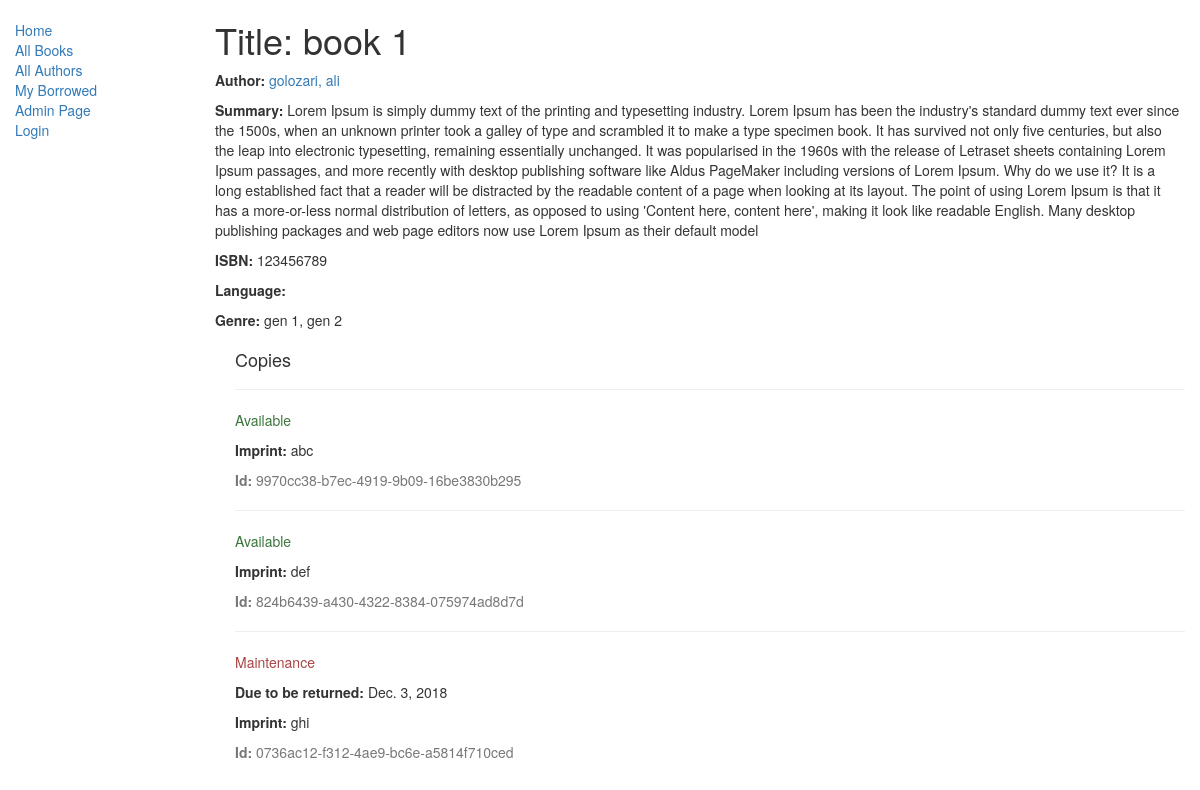
/catalog/book/1, run on the app's committed database.
### catalog/models.py (models this page shows, shortened)
class Book(models.Model):
    title = models.CharField(max_length=200)
    author = models.ForeignKey('Author', on_delete=models.SET_NULL, null=True)
    summary = models.TextField(max_length=1000, help_text="Enter a brief description of the book")
    isbn = models.CharField('ISBN',max_length=13, help_text='13 Character <a href="https://www.isbn-international.org/content/what-isbn">ISBN number</a>')
    genre = models.ManyToManyField(Genre, help_text="Select a genre for this book")
    def display_genre(self):
        """
        Creates a string for the Genre. This is required to display genre in Admin.
        """
        return ', '.join([ genre.name for genre in self.genre.all()[:3] ])
    display_genre.short_description = 'Genre'

class Author(models.Model):
    first_name = models.CharField(max_length=100)
    last_name = models.CharField(max_length=100)
    date_of_birth = models.DateField(null=True, blank=True)
    date_of_death = models.DateField('Died', null=True, blank=True)
    def __str__(self):
        return '%s, %s' % (self.last_name, self.first_name)

class Genre(models.Model):
    name = models.CharField(max_length=200, help_text="Enter a book genre (e.g. Science Fiction, French Poetry etc.)")
    def __str__(self):
        return self.name

class BookInstance(models.Model):
    id = models.UUIDField(primary_key=True, default=uuid.uuid4, help_text="Unique ID for this particular book across whole library")
    book = models.ForeignKey('Book', on_delete=models.SET_NULL, null=True)
    imprint = models.CharField(max_length=200)
    due_back = models.DateField(null=True, blank=True)
    LOAN_STATUS = (
        ('m', 'Maintenance'),
        ('o', 'On loan'),
        ('a', 'Available'),
        ('r', 'Reserved'),
    )
    status = models.CharField(max_length=1, choices=LOAN_STATUS, blank=True, default='m', help_text='Book availability')
    borrower = models.ForeignKey(User, on_delete=models.SET_NULL, null=True, blank=True)
    class Meta:
        ordering = ["due_back"]

### catalog/views.py (the view)
# urls.py: path('book/<int:pk>', views.BookDetailView.as_view(), name='book-detail'),
class BookDetailView(generic.DetailView):
    model = models.Book
    template_name = 'catalog/book_detail.html'

### catalog/templates/catalog/book_detail.html
{% extends "catalog/base_generic.html" %}
{% block content %}
  <h1>Title: {{ book.title }}</h1>
  <p><strong>Author:</strong> <a href="">{{ book.author }}</a></p>
  <p><strong>Summary:</strong> {{ book.summary }}</p>
  <p><strong>ISBN:</strong> {{ book.isbn }}</p>
  <p><strong>Language:</strong> {{ book.language }}</p>
  <p><strong>Genre:</strong> {% for genre in book.genre.all %} {{ genre }}{% if not forloop.last %}, {% endif %}{% endfor %}</p>
  <div style="margin-left:20px;margin-top:20px">
    <h4>Copies</h4>
    {% for copy in book.bookinstance_set.all %}
    <hr>
    <p class="{% if copy.status == 'a' %}text-success{% elif copy.status == 'm' %}text-danger{% else %}text-warning{% endif %}">{{ copy.get_status_display }}</p>
    {% if copy.status != 'a' %}<p><strong>Due to be returned:</strong> {{copy.due_back}}</p>{% endif %}
    <p><strong>Imprint:</strong> {{copy.imprint}}</p>
    <p class="text-muted"><strong>Id:</strong> {{copy.id}}</p>
    {% endfor %}
  </div>
{% endblock %}

### catalog/templates/catalog/base_generic.html (shortened to what this page needs)
<!DOCTYPE html>
<html lang="en">
<head>
  <link rel="stylesheet" href="https://maxcdn.bootstrapcdn.com/bootstrap/3.3.7/css/bootstrap.min.css">
  {% load static %}
  <link rel="stylesheet" href="{% static 'catalog/styles.css' %}">
</head>
<body>
  <div class="container-fluid">
    <div class="row">
      <div class="col-sm-2">
      {% block sidebar %}
      <ul class="sidebar-nav">
          <li><a href="{% url 'catalog:index' %}">Home</a></li>
          <li><a href="{% url 'catalog:books' %}">All Books</a></li>
          <li><a href="{% url 'catalog:authors' %}">All Authors</a></li>
          <li><a href="{% url 'catalog:my-borrowed' %}">My Borrowed</a></li>
          <li><a href="/admin/">Admin Page</a></li>
          {% if user.is_authenticated %}
            <li>User: {{ user.get_username }}</li>
            <li><a href="{% url 'logout'%}?next={{request.path}}">Logout</a></li>
          {% else %}
            <li><a href="{% url 'login'%}?next={{request.path}}">Login</a></li>
          {% endif %}
      </ul>
     {% endblock %}
      </div>
      <div class="col-sm-10 ">
      {% block content %}{% endblock %}
      </div>
    </div>
  </div>
</body>
</html>

### catalog/static/catalog/styles.css (style rules this page uses)
.sidebar-nav { margin-top: 20px; padding: 0; list-style: none; }

### data on the page
Book: title "book 1", author "golozari, ali", summary "Lorem Ipsum is simply dummy text of the printing and typesetting industry. Lorem Ipsum has been the industry's standard dummy text ever since the 1500s, when an unknown printer took a galley of type and scrambled it to make a type specimen book. It has survived not only five centuries, but also the leap into electronic typesetting, remaining essentially unchanged. It was popularised in the 1960s with the release of Letraset sheets containing Lorem Ipsum passages, and more recently with desktop publishing software like Aldus PageMaker including versions of Lorem Ipsum. Why do we use it? It is a long established fact that a reader will be distracted by the readable content of a page when…", isbn "123456789"
Genre: name "gen 1"
Genre: name "gen 2"
BookInstance: status "Available", imprint "abc", id "9970cc38-b7ec-4919-9b09-16be3830b295"
BookInstance: status "Available", imprint "def", id "824b6439-a430-4322-8384-075974ad8d7d"
BookInstance: status "Maintenance", due_back "Dec. 3, 2018", imprint "ghi", id "0736ac12-f312-4ae9-bc6e-a5814f710ced"
